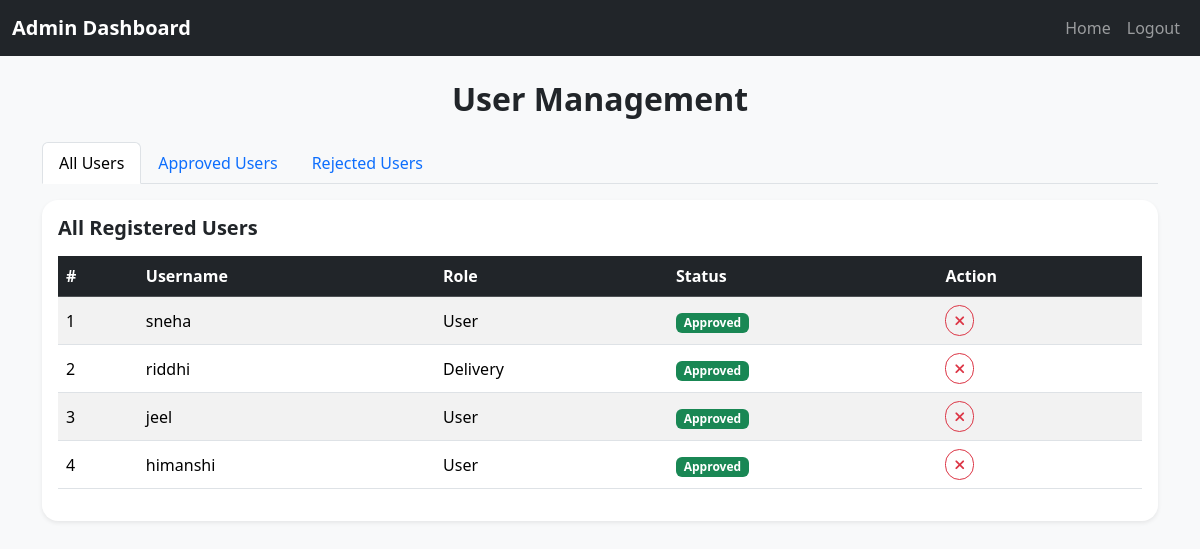
Page /admin-dashboard/ (signed in) on the committed database.
### app_modules/userapp/models.py (models this page shows, shortened)
class CustomUser(AbstractUser):
    role = models.CharField(max_length=20, choices=UserRole.choices, default=UserRole.USER)
    is_approved = models.BooleanField(default=False)
    phone_number = models.CharField(max_length=15, blank=True, null=True)
    profile_image = models.ImageField(upload_to="profiles/", null=True, blank=True)
    address = models.TextField(blank=True, null=True)
    date_of_birth = models.DateField(null=True, blank=True)
    aadhaar_number = models.CharField(max_length=12, blank=True, null=True, unique=True)
    pan_number = models.CharField(max_length=10, blank=True, null=True, unique=True)
    aadhaar_image = models.ImageField(upload_to="kyc/aadhaar/", null=True, blank=True)
    pan_image = models.ImageField(upload_to="kyc/pan/", null=True, blank=True)
    other_document_image = models.ImageField(upload_to="kyc/other/", null=True, blank=True)
    is_kyc_verified = models.BooleanField(default=False)
    registration_ip = models.GenericIPAddressField(null=True, blank=True)
    objects = CustomUserManager()
    @property
    def is_customer_role(self):
        return self.role == UserRole.USER

### app_modules/userapp/views.py (the view)
# urls.py: path("admin-dashboard/", views.admin_dashboard, name="admin_dashboard"),
@login_required
def admin_dashboard(request):
    if not is_admin(request.user):
        return redirect("user_login")
    return render(request, "adminapp/dashboard_admin.html", services.user_dashboard_buckets())

### app_modules/userapp/context_processors.py (called while the page is built)
def header_counts(request):
    cart_count = 0
    wishlist_count = 0
    recent_orders = []
    if request.user.is_authenticated:
        cart = Cart.objects.filter(user=request.user).first()
        if cart:
            cart_count = cart.total_quantity
        wishlist_count = Wishlist.objects.filter(user=request.user).count()
        if request.user.is_customer_role:
            recent_orders = Order.objects.filter(customer=request.user).prefetch_related("items")[:3]
    return {
        "header_cart_count": cart_count,
        "header_wishlist_count": wishlist_count,
        "header_recent_orders": recent_orders,
    }

### app_modules/userapp/managers.py (called while the page is built)
    def non_admins(self):
        return self.exclude(role=UserRole.ADMIN)

    def approved_customers(self):
        return self.filter(role=UserRole.USER, is_approved=True)

    def pending_customers(self):
        return self.filter(role=UserRole.USER, is_approved=False)

### app_modules/userapp/models.py (called while the page is built)
    @property
    def total_quantity(self):
        return sum(item.quantity for item in self.items.all())

### app_modules/userapp/permissions.py (called while the page is built)
def in_role(user, role):
    if not user.is_authenticated:
        return False
    return user.groups.filter(name=role).exists() or user.role == role

def is_admin(user):
    return in_role(user, UserRole.ADMIN)

### app_modules/userapp/services.py (called while the page is built)
def user_dashboard_buckets():
    return {
        "all_users": User.objects.non_admins(),
        "approved_users": User.objects.approved_customers(),
        "pending_users": User.objects.pending_customers(),
    }

### templates/adminapp/dashboard_admin.html (shortened to what this page needs)
{% load static %}
<!DOCTYPE html>
<html lang="en">
<head>
    <link href="https://cdn.jsdelivr.net/npm/bootstrap@5.3.3/dist/css/bootstrap.min.css" rel="stylesheet">
    <link rel="stylesheet" href="https://cdnjs.cloudflare.com/ajax/libs/font-awesome/6.5.0/css/all.min.css">
</head>
<body class="bg-light">
    <nav class="navbar navbar-expand-lg navbar-dark bg-dark">
        <div class="container-fluid">
            <a class="navbar-brand fw-bold" href="#">Admin Dashboard</a>
            <div class="collapse navbar-collapse">
                <ul class="navbar-nav ms-auto">
                    <li class="nav-item"><a href="{% url 'admin_index' %}" class="nav-link">Home</a></li>
                    <li class="nav-item"><a href="{% url 'logout' %}" class="nav-link">Logout</a></li>
                </ul>
            </div>
        </div>
    </nav>
    <div class="container mt-4">
        <h2 class="text-center fw-bold mb-4">User Management</h2>
        <ul class="nav nav-tabs mb-3" id="myTab" role="tablist">
            <li class="nav-item" role="presentation">
                <button class="nav-link active" id="all-tab" data-bs-toggle="tab" data-bs-target="#all" type="button"
                    role="tab">
                    All Users
                </button>
            </li>
            <li class="nav-item" role="presentation">
                <button class="nav-link" id="approved-tab" data-bs-toggle="tab" data-bs-target="#approved" type="button"
                    role="tab">
                    Approved Users
                </button>
            </li>
            <li class="nav-item" role="presentation">
                <button class="nav-link" id="rejected-tab" data-bs-toggle="tab" data-bs-target="#rejected" type="button"
                    role="tab">
                    Rejected Users
                </button>
            </li>
        </ul>
        <div class="tab-content" id="myTabContent">
            <div class="tab-pane fade show active" id="all" role="tabpanel">
                <div class="card shadow-sm border-0 rounded-4">
                    <div class="card-body">
                        <h5 class="fw-semibold mb-3">All Registered Users</h5>
                        <table class="table table-striped table-hover align-middle">
                            <thead class="table-dark">
                                <tr>
                                    <th>#</th>
                                    <th>Username</th>
                                    <th>Role</th>
                                    <th>Status</th>
                                    <th>Action</th>
                                </tr>
                            </thead>
                            <tbody>
                                {% for user in all_users %}
                                <tr>
                                    <td>{{ forloop.counter }}</td>
                                    <td>{{ user.username }}</td>
                                    <td>{{ user.role }}</td>
                                    <td>
                                        {% if user.is_approved %}
                                        <span class="badge bg-success">Approved</span>
                                        {% else %}
                                        <span class="badge bg-danger">Rejected</span>
                                        {% endif %}
                                    </td>
                                    <td>
                                        {% if not user.is_approved %}
                                        <a href="{% url 'approve_user' user.id %}"
                                            class="btn btn-outline-success btn-sm rounded-pill">
                                            <i class="fa fa-check"></i>
                                        </a>
                                        {% else %}
                                        <a href="{% url 'reject_user' user.id %}"
                                            class="btn btn-outline-danger btn-sm rounded-pill">
                                            <i class="fa fa-times"></i>
                                        </a>
                                        {% endif %}
                                    </td>
                                </tr>
                                {% empty %}
                                <tr>
                                    <td colspan="5" class="text-center text-muted">No users found.</td>
                                </tr>
                                {% endfor %}
                            </tbody>
                        </table>
                    </div>
                </div>
            </div>
        </div>
    </div>
</body>
</html>

### rows in the picture
CustomUser: username "sneha", role "User", is_approved "Approved"
CustomUser: username "riddhi", role "Delivery", is_approved "Approved"
CustomUser: username "jeel", role "User", is_approved "Approved"
CustomUser: username "himanshi", role "User", is_approved "Approved"
